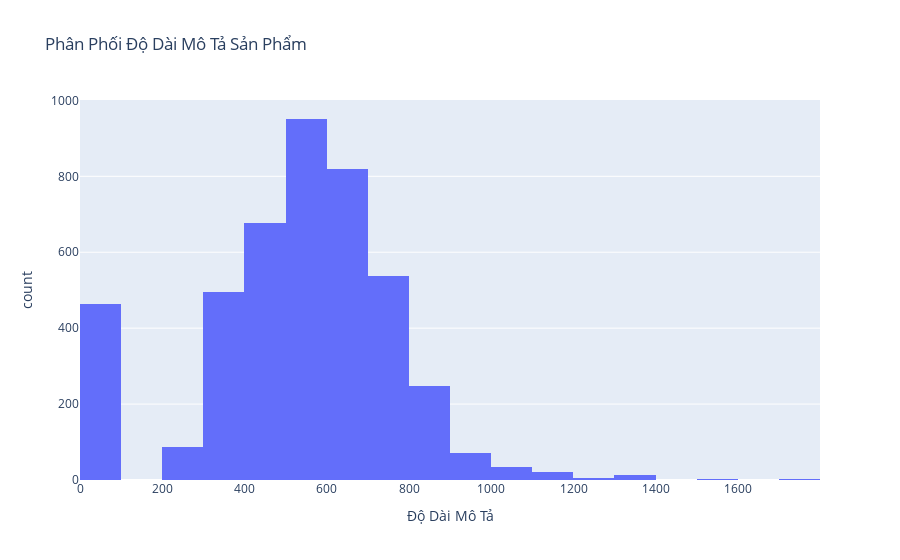

Notebook cell for this chart:
### Code cell
# Thay thế NaN bằng chuỗi rỗng trước khi tính độ dài
df['decripsion'] = df['decripsion'].fillna('')

# Tính độ dài của mô tả
df['description_length'] = df['decripsion'].apply(len)

# Vẽ histogram cho độ dài mô tả
fig = px.histogram(df, x='description_length', nbins=30, 
                   labels={'description_length': 'Độ Dài Mô Tả'},
                   title='Phân Phối Độ Dài Mô Tả Sản Phẩm')

# Hiển thị biểu đồ
fig.show()

### Figure 1 — Plotly figure (JSON) as saved in the notebook; plotly's stock layout.template omitted (floating-point values rounded to 4 significant figures; data arrays with more than 128 entries replaced by an {"elided": "..."} marker saying what was removed)
{"data": [{"alignmentgroup": "True", "bingroup": "x", "hovertemplate": "Độ Dài Mô Tả=%{x}<br>count=%{y}<extra></extra>", "legendgroup": "", "marker": {"color": "#636efa", "pattern": {"shape": ""}}, "name": "", "nbinsx": 30, "offsetgroup": "", "orientation": "v", "showlegend": false, "type": "histogram", "x": {"elided": "4424 int values"}, "xaxis": "x", "yaxis": "y"}], "layout": {"barmode": "relative", "legend": {"tracegroupgap": 0}, "title": {"text": "Phân Phối Độ Dài Mô Tả Sản Phẩm"}, "xaxis": {"anchor": "y", "domain": [0, 1], "title": {"text": "Độ Dài Mô Tả"}}, "yaxis": {"anchor": "x", "domain": [0, 1], "title": {"text": "count"}}}}
